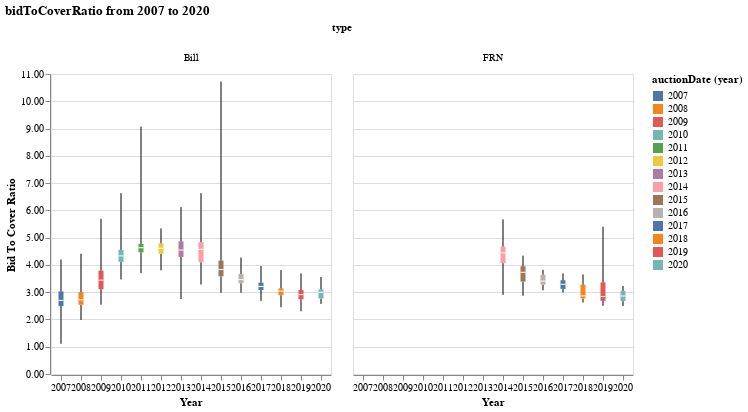

This figure's notebook cell:
### Code cell
doBoxWhiskerFacet(dfs, instruments=['FRN', 'Bill'])

### Figure 1 — Vega-Lite specification as saved in the notebook (floating-point values rounded to 4 significant figures; data arrays with more than 128 entries replaced by an {"elided": "..."} marker saying what was removed)
{"config": {"view": {"continuousWidth": 400, "continuousHeight": 300}}, "data": {"name": "data-58ab1ef8bddab0da8122479d2bb15d5d"}, "facet": {"column": {"type": "ordinal", "field": "type"}}, "spec": {"layer": [{"mark": "rule", "encoding": {"x": {"type": "nominal", "axis": {"labelAngle": 0, "labelOverlap": "greedy", "title": "Year"}, "field": "auctionDate", "timeUnit": "year"}, "y": {"type": "quantitative", "aggregate": "min", "axis": {"format": ".2f", "title": "Bid To Cover Ratio"}, "field": "bidToCoverRatio"}, "y2": {"aggregate": "q1", "field": "bidToCoverRatio"}}}, {"mark": {"type": "bar", "size": 5.0}, "encoding": {"color": {"type": "nominal", "field": "auctionDate", "timeUnit": "year"}, "x": {"type": "nominal", "field": "auctionDate", "timeUnit": "year"}, "y": {"type": "quantitative", "aggregate": "q1", "field": "bidToCoverRatio"}, "y2": {"aggregate": "q3", "field": "bidToCoverRatio"}}}, {"mark": "rule", "encoding": {"x": {"type": "nominal", "field": "auctionDate", "timeUnit": "year"}, "y": {"type": "quantitative", "aggregate": "max", "field": "bidToCoverRatio"}, "y2": {"aggregate": "q3", "field": "bidToCoverRatio"}}}, {"mark": {"type": "tick", "color": "white", "size": 5.0}, "encoding": {"x": {"type": "nominal", "field": "auctionDate", "timeUnit": "year"}, "y": {"type": "quantitative", "aggregate": "median", "field": "bidToCoverRatio"}}}]}, "title": "bidToCoverRatio from 2007 to 2020", "$schema": "https://vega.github.io/schema/vega-lite/v4.0.2.json", "datasets": {"data-58ab1ef8bddab0da8122479d2bb15d5d": {"elided": "2370 records"}}}
